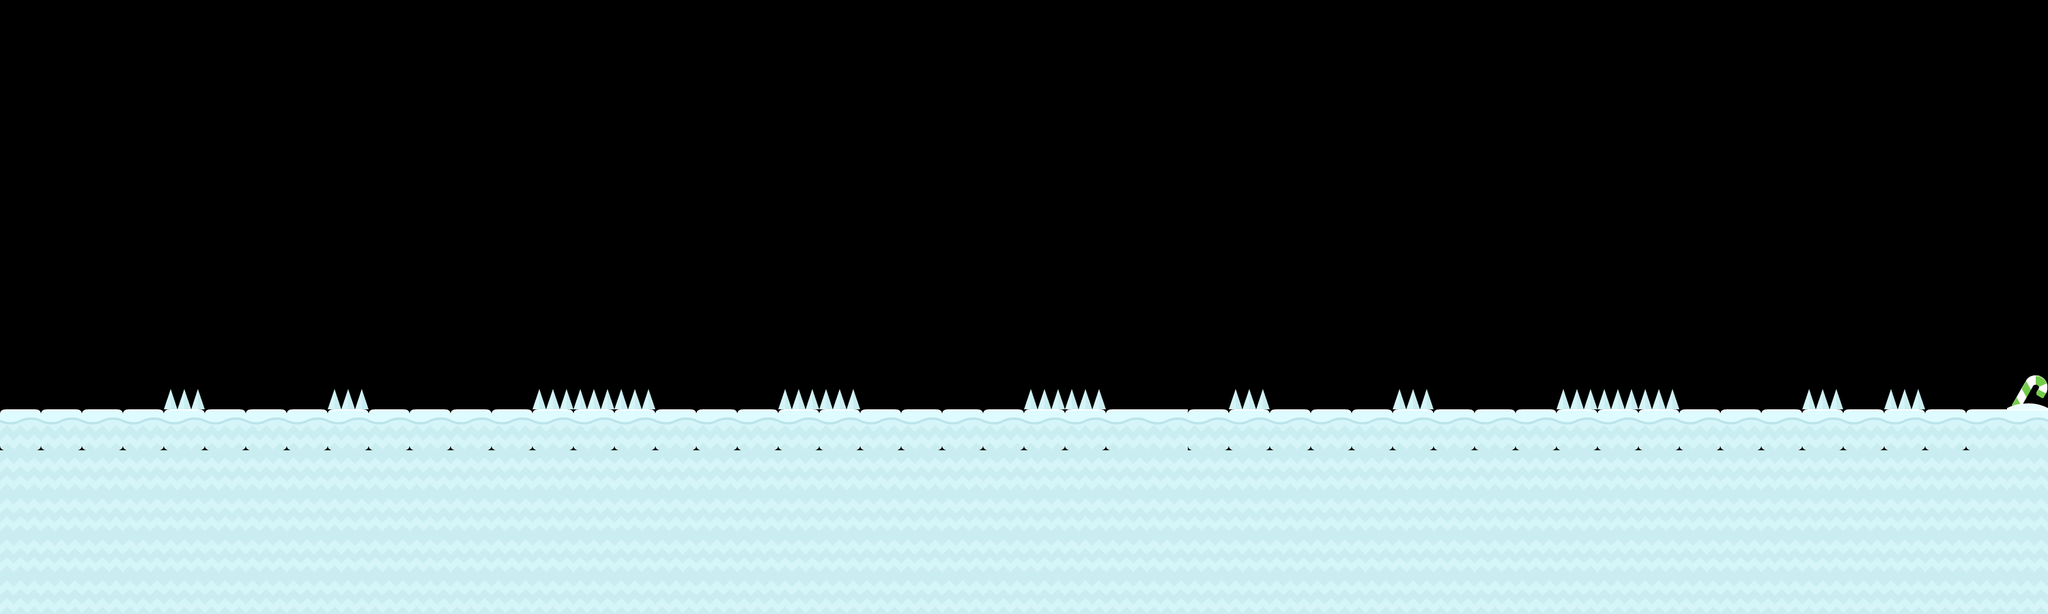

The image is a tile-based game level rendered from a .tmx file. Its description and complete source (layers, tilesets, objects, tile grids) follow:
An orthogonal 50x15 tile map with 70x70 px tiles, 2 tile layers (ground, obstacles) and 29 objects (16x spikes, 8x star-spawn, 2x health, penguin-spawn, snowman, ...).

<map version="1.10" tiledversion="1.10.2" orientation="orthogonal" renderorder="right-down" width="50" height="15" tilewidth="70" tileheight="70" infinite="0" nextlayerid="4" nextobjectid="51">
 <editorsettings>
  <export target="game.json" format="json" />
 </editorsettings>
 <tileset firstgid="1" name="iceworld" tilewidth="70" tileheight="70" tilecount="98" columns="14">
  <image source="sheet.png" width="980" height="490" />
  <tile id="0">
   <properties>
    <property name="collides" type="bool" value="false" />
   </properties>
  </tile>
  <tile id="1">
   <properties>
    <property name="collides" type="bool" value="true" />
   </properties>
  </tile>
  <tile id="2">
   <properties>
    <property name="collides" type="bool" value="true" />
   </properties>
  </tile>
  <tile id="3">
   <properties>
    <property name="collides" type="bool" value="true" />
   </properties>
  </tile>
  <tile id="4">
   <properties>
    <property name="collides" type="bool" value="true" />
   </properties>
  </tile>
  <tile id="5">
   <properties>
    <property name="collides" type="bool" value="true" />
   </properties>
  </tile>
  <tile id="6">
   <properties>
    <property name="collides" type="bool" value="false" />
   </properties>
  </tile>
  <tile id="7">
   <properties>
    <property name="collides" type="bool" value="false" />
   </properties>
  </tile>
  <tile id="8">
   <properties>
    <property name="collides" type="bool" value="true" />
   </properties>
  </tile>
  <tile id="9">
   <properties>
    <property name="collides" type="bool" value="true" />
   </properties>
  </tile>
  <tile id="10">
   <properties>
    <property name="collides" type="bool" value="true" />
   </properties>
  </tile>
  <tile id="11">
   <properties>
    <property name="collides" type="bool" value="true" />
   </properties>
  </tile>
  <tile id="12">
   <properties>
    <property name="collides" type="bool" value="true" />
   </properties>
  </tile>
  <tile id="13">
   <properties>
    <property name="collides" type="bool" value="true" />
   </properties>
  </tile>
  <tile id="14">
   <properties>
    <property name="collides" type="bool" value="false" />
   </properties>
  </tile>
  <tile id="15">
   <properties>
    <property name="collides" type="bool" value="true" />
   </properties>
  </tile>
  <tile id="16">
   <properties>
    <property name="collides" type="bool" value="true" />
   </properties>
  </tile>
  <tile id="17">
   <properties>
    <property name="collides" type="bool" value="true" />
   </properties>
  </tile>
  <tile id="18">
   <properties>
    <property name="collides" type="bool" value="true" />
   </properties>
  </tile>
  <tile id="19">
   <properties>
    <property name="collides" type="bool" value="true" />
   </properties>
  </tile>
  <tile id="20">
   <properties>
    <property name="collides" type="bool" value="true" />
   </properties>
  </tile>
  <tile id="21">
   <properties>
    <property name="collides" type="bool" value="true" />
   </properties>
  </tile>
  <tile id="22">
   <properties>
    <property name="collides" type="bool" value="true" />
   </properties>
  </tile>
  <tile id="23">
   <properties>
    <property name="collides" type="bool" value="true" />
   </properties>
  </tile>
  <tile id="24">
   <properties>
    <property name="collides" type="bool" value="false" />
   </properties>
  </tile>
  <tile id="25">
   <properties>
    <property name="collides" type="bool" value="false" />
   </properties>
  </tile>
  <tile id="26">
   <properties>
    <property name="collides" type="bool" value="false" />
   </properties>
  </tile>
  <tile id="27">
   <properties>
    <property name="collides" type="bool" value="false" />
   </properties>
  </tile>
  <tile id="28">
   <properties>
    <property name="collides" type="bool" value="false" />
   </properties>
  </tile>
  <tile id="29">
   <properties>
    <property name="collides" type="bool" value="false" />
   </properties>
  </tile>
  <tile id="30">
   <properties>
    <property name="collides" type="bool" value="false" />
   </properties>
  </tile>
  <tile id="31">
   <properties>
    <property name="collides" type="bool" value="false" />
   </properties>
  </tile>
  <tile id="32">
   <properties>
    <property name="collides" type="bool" value="false" />
   </properties>
  </tile>
  <tile id="33">
   <properties>
    <property name="collides" type="bool" value="false" />
   </properties>
  </tile>
  <tile id="34">
   <properties>
    <property name="collides" type="bool" value="false" />
   </properties>
  </tile>
  <tile id="35">
   <properties>
    <property name="collides" type="bool" value="false" />
   </properties>
  </tile>
  <tile id="36">
   <properties>
    <property name="collides" type="bool" value="false" />
   </properties>
  </tile>
  <tile id="37">
   <properties>
    <property name="collides" type="bool" value="false" />
   </properties>
  </tile>
  <tile id="38">
   <properties>
    <property name="collides" type="bool" value="false" />
   </properties>
  </tile>
  <tile id="39">
   <properties>
    <property name="collides" type="bool" value="false" />
   </properties>
  </tile>
  <tile id="40">
   <properties>
    <property name="collides" type="bool" value="false" />
   </properties>
  </tile>
  <tile id="41">
   <properties>
    <property name="collides" type="bool" value="false" />
   </properties>
  </tile>
  <tile id="42">
   <properties>
    <property name="collides" type="bool" value="false" />
   </properties>
  </tile>
  <tile id="43">
   <properties>
    <property name="collides" type="bool" value="false" />
   </properties>
  </tile>
  <tile id="44">
   <properties>
    <property name="collides" type="bool" value="false" />
   </properties>
  </tile>
  <tile id="45">
   <properties>
    <property name="collides" type="bool" value="false" />
   </properties>
  </tile>
  <tile id="46">
   <properties>
    <property name="collides" type="bool" value="false" />
   </properties>
  </tile>
  <tile id="47">
   <properties>
    <property name="collides" type="bool" value="false" />
   </properties>
  </tile>
  <tile id="48">
   <properties>
    <property name="collides" type="bool" value="false" />
   </properties>
  </tile>
  <tile id="49">
   <properties>
    <property name="collides" type="bool" value="false" />
   </properties>
  </tile>
  <tile id="50">
   <properties>
    <property name="collides" type="bool" value="false" />
   </properties>
  </tile>
  <tile id="51">
   <properties>
    <property name="collides" type="bool" value="false" />
   </properties>
  </tile>
  <tile id="52">
   <properties>
    <property name="collides" type="bool" value="false" />
   </properties>
  </tile>
  <tile id="53">
   <properties>
    <property name="collides" type="bool" value="false" />
   </properties>
  </tile>
  <tile id="54">
   <properties>
    <property name="collides" type="bool" value="false" />
   </properties>
  </tile>
  <tile id="55">
   <properties>
    <property name="collides" type="bool" value="false" />
   </properties>
  </tile>
  <tile id="56">
   <properties>
    <property name="collides" type="bool" value="false" />
   </properties>
  </tile>
  <tile id="57">
   <properties>
    <property name="collides" type="bool" value="false" />
   </properties>
  </tile>
  <tile id="58">
   <properties>
    <property name="collides" type="bool" value="false" />
   </properties>
  </tile>
  <tile id="59">
   <properties>
    <property name="collides" type="bool" value="false" />
   </properties>
  </tile>
  <tile id="60">
   <properties>
    <property name="collides" type="bool" value="false" />
   </properties>
  </tile>
  <tile id="61">
   <properties>
    <property name="collides" type="bool" value="false" />
   </properties>
  </tile>
  <tile id="62">
   <properties>
    <property name="collides" type="bool" value="false" />
   </properties>
  </tile>
  <tile id="63">
   <properties>
    <property name="collides" type="bool" value="false" />
   </properties>
  </tile>
  <tile id="64">
   <properties>
    <property name="collides" type="bool" value="false" />
   </properties>
  </tile>
  <tile id="65">
   <properties>
    <property name="collides" type="bool" value="false" />
   </properties>
  </tile>
  <tile id="66">
   <properties>
    <property name="collides" type="bool" value="false" />
   </properties>
  </tile>
  <tile id="67">
   <properties>
    <property name="collides" type="bool" value="false" />
   </properties>
  </tile>
  <tile id="68">
   <properties>
    <property name="collides" type="bool" value="false" />
   </properties>
  </tile>
  <tile id="69">
   <properties>
    <property name="collides" type="bool" value="false" />
   </properties>
  </tile>
  <tile id="70">
   <properties>
    <property name="collides" type="bool" value="false" />
   </properties>
  </tile>
  <tile id="71">
   <properties>
    <property name="collides" type="bool" value="false" />
   </properties>
  </tile>
  <tile id="72">
   <properties>
    <property name="collides" type="bool" value="false" />
   </properties>
  </tile>
  <tile id="73">
   <properties>
    <property name="collides" type="bool" value="false" />
   </properties>
  </tile>
  <tile id="74">
   <properties>
    <property name="collides" type="bool" value="false" />
   </properties>
  </tile>
  <tile id="75">
   <properties>
    <property name="collides" type="bool" value="false" />
   </properties>
  </tile>
  <tile id="76">
   <properties>
    <property name="collides" type="bool" value="false" />
   </properties>
  </tile>
  <tile id="77">
   <properties>
    <property name="collides" type="bool" value="false" />
   </properties>
  </tile>
  <tile id="78">
   <properties>
    <property name="collides" type="bool" value="false" />
   </properties>
  </tile>
  <tile id="79">
   <properties>
    <property name="collides" type="bool" value="false" />
   </properties>
  </tile>
  <tile id="80">
   <properties>
    <property name="collides" type="bool" value="false" />
   </properties>
  </tile>
  <tile id="81">
   <properties>
    <property name="collides" type="bool" value="false" />
   </properties>
  </tile>
  <tile id="82">
   <properties>
    <property name="collides" type="bool" value="false" />
   </properties>
  </tile>
  <tile id="83">
   <properties>
    <property name="collides" type="bool" value="false" />
   </properties>
  </tile>
  <tile id="84">
   <properties>
    <property name="collides" type="bool" value="false" />
   </properties>
  </tile>
  <tile id="85">
   <properties>
    <property name="collides" type="bool" value="false" />
   </properties>
  </tile>
  <tile id="86">
   <properties>
    <property name="collides" type="bool" value="false" />
   </properties>
  </tile>
  <tile id="87">
   <properties>
    <property name="collides" type="bool" value="false" />
   </properties>
  </tile>
  <tile id="88">
   <properties>
    <property name="collides" type="bool" value="false" />
   </properties>
  </tile>
  <tile id="89">
   <properties>
    <property name="collides" type="bool" value="false" />
   </properties>
  </tile>
  <tile id="90">
   <properties>
    <property name="collides" type="bool" value="false" />
   </properties>
  </tile>
  <tile id="91">
   <properties>
    <property name="collides" type="bool" value="false" />
   </properties>
  </tile>
  <tile id="92">
   <properties>
    <property name="collides" type="bool" value="false" />
   </properties>
  </tile>
  <tile id="93">
   <properties>
    <property name="collides" type="bool" value="false" />
   </properties>
  </tile>
  <tile id="94">
   <properties>
    <property name="collides" type="bool" value="false" />
   </properties>
  </tile>
  <tile id="95">
   <properties>
    <property name="collides" type="bool" value="false" />
   </properties>
  </tile>
  <tile id="96">
   <properties>
    <property name="collides" type="bool" value="false" />
   </properties>
  </tile>
  <tile id="97">
   <properties>
    <property name="collides" type="bool" value="false" />
   </properties>
  </tile>
 </tileset>
 <layer id="1" name="ground" width="50" height="15">
  <properties>
   <property name="collides" type="bool" value="true" />
  </properties>
  <data encoding="csv">
0,0,0,0,0,0,0,0,0,0,0,0,0,0,0,0,0,0,0,0,0,0,0,0,0,0,0,0,0,0,0,0,0,0,0,0,0,0,0,0,0,0,0,0,0,0,0,0,0,0,
0,0,0,0,0,0,0,0,0,0,0,0,0,0,0,0,0,0,0,0,0,0,0,0,0,0,0,0,0,0,0,0,0,0,0,0,0,0,0,0,0,0,0,0,0,0,0,0,0,0,
0,0,0,0,0,0,0,0,0,0,0,0,0,0,0,0,0,0,0,0,0,0,0,0,0,0,0,0,0,0,0,0,0,0,0,0,0,0,0,0,0,0,0,0,0,0,0,0,0,0,
0,0,0,0,0,0,0,0,0,0,0,0,0,0,0,0,0,0,0,0,0,0,0,0,0,0,0,0,0,0,0,0,0,0,0,0,0,0,0,0,0,0,0,0,0,0,0,0,0,0,
0,0,0,0,0,0,0,0,0,0,0,0,0,0,0,0,0,0,0,0,0,0,0,0,0,0,0,0,0,0,0,0,0,0,0,0,0,0,0,0,0,0,0,0,0,0,0,0,0,0,
0,0,0,0,0,0,0,0,0,0,0,0,0,0,0,0,0,0,0,0,0,0,0,0,0,0,0,0,0,0,0,0,0,0,0,0,0,0,0,0,0,0,0,0,0,0,0,0,0,0,
0,0,0,0,0,0,0,0,0,0,0,0,0,0,0,0,0,0,0,0,0,0,0,0,0,0,0,0,0,0,0,0,0,0,0,0,0,0,0,0,0,0,0,0,0,0,0,0,0,0,
0,0,0,0,0,0,0,0,0,0,0,0,0,0,0,0,0,0,0,0,0,0,0,0,0,0,0,0,0,0,0,0,0,0,0,0,0,0,0,0,0,0,0,0,0,0,0,0,0,0,
0,0,0,0,0,0,0,0,0,0,0,0,0,0,0,0,0,0,0,0,0,0,0,0,0,0,0,0,0,0,0,0,0,0,0,0,0,0,0,0,0,0,0,0,0,0,0,0,0,0,
0,0,0,0,0,0,0,0,0,0,0,0,0,0,0,0,0,0,0,0,0,0,0,0,0,0,0,0,0,0,0,0,0,0,0,0,0,0,0,0,0,0,0,0,0,0,0,0,0,70,
2,2,2,2,2,2,2,2,2,2,2,2,2,2,2,2,2,2,2,2,2,2,2,2,2,2,2,3,4,2,2,2,2,2,2,2,2,2,2,2,2,2,2,2,2,2,2,2,3,4,
17,17,17,17,17,17,17,17,17,17,17,17,17,17,17,17,17,17,17,17,17,17,17,17,17,17,17,17,17,17,17,17,17,17,17,17,17,17,17,17,17,17,17,17,17,17,17,17,17,17,
17,17,17,17,17,17,17,17,17,17,17,17,17,17,17,17,17,17,17,17,17,17,17,17,17,17,17,17,17,17,17,17,17,17,17,17,17,17,17,17,17,17,17,17,17,17,17,17,17,17,
17,17,17,17,17,17,17,17,17,17,17,17,17,17,17,17,17,17,17,17,17,17,17,17,17,17,17,17,17,17,17,17,17,17,17,17,17,17,17,17,17,17,17,17,17,17,17,17,17,17,
17,17,17,17,17,17,17,17,17,17,17,17,17,17,17,17,17,17,17,17,17,17,17,17,17,17,17,17,17,17,17,17,17,17,17,17,17,17,17,17,17,17,17,17,17,17,17,17,17,17
</data>
 </layer>
 <objectgroup id="2" name="objects">
  <object id="6" name="penguin-spawn" x="-1.33333" y="629.333" width="72" height="70.6667" />
  <object id="8" name="star-spawn" x="213.333" y="560" width="70.6667" height="69.3333" />
  <object id="10" name="star-spawn" x="418.667" y="628" width="70.6667" height="70.6667" />
  <object id="12" name="star-spawn" x="628.667" y="555.333" width="70.6667" height="70.6667" />
  <object id="13" name="star-spawn" x="980.667" y="508.667" width="70.6667" height="70.6667" />
  <object id="14" name="star-spawn" x="1536.67" y="628.667" width="70.6667" height="70.6667" />
  <object id="16" name="star-spawn" x="2306" y="631.333" width="70.6667" height="70.6667" />
  <object id="17" name="star-spawn" x="2910" y="551.333" width="70.6667" height="70.6667" />
  <object id="18" name="star-spawn" x="3352.67" y="558" width="70.6667" height="70.6667" />
  <object id="23" name="spikes" x="281.333" y="661.333" width="68" height="37.3333" />
  <object id="27" name="spikes" x="560.667" y="662" width="68" height="37.3333" />
  <object id="28" name="spikes" x="908.667" y="662.667" width="68" height="37.3333" />
  <object id="29" name="spikes" x="979.333" y="661.333" width="68" height="37.3333" />
  <object id="30" name="spikes" x="1050.33" y="663.333" width="68" height="37.3333" />
  <object id="31" name="spikes" x="1330" y="662.667" width="68" height="37.3333" />
  <object id="32" name="spikes" x="1402" y="662.667" width="68" height="37.3333" />
  <object id="33" name="spikes" x="1748.67" y="657.333" width="68" height="37.3333" />
  <object id="34" name="spikes" x="1820.67" y="660.667" width="68" height="37.3333" />
  <object id="35" name="spikes" x="2100.67" y="662.667" width="68" height="37.3333" />
  <object id="36" name="spikes" x="2380.67" y="665.333" width="68" height="37.3333" />
  <object id="37" name="spikes" x="2661" y="664.333" width="68" height="37.3333" />
  <object id="38" name="spikes" x="2732.67" y="664" width="68" height="37.3333" />
  <object id="40" name="spikes" x="2802" y="664.667" width="68" height="37.3333" />
  <object id="41" name="spikes" x="3079.33" y="660.333" width="68" height="37.3333" />
  <object id="42" name="spikes" x="3220.33" y="663.333" width="68" height="37.3333" />
  <object id="43" name="health" x="1958.67" y="486.667" width="74.6667" height="81.3333" />
  <object id="45" name="health" x="349.333" y="488" width="72" height="76" />
  <object id="47" name="snowman" x="1676" y="625.333" width="70.6667" height="73.3333" />
  <object id="48" name="game-win" x="3429.33" y="628" width="69.3333" height="69.3333" />
 </objectgroup>
 <layer id="3" name="obstacles" width="50" height="15">
  <data encoding="csv">
0,0,0,0,0,0,0,0,0,0,0,0,0,0,0,0,0,0,0,0,0,0,0,0,0,0,0,0,0,0,0,0,0,0,0,0,0,0,0,0,0,0,0,0,0,0,0,0,0,0,
0,0,0,0,0,0,0,0,0,0,0,0,0,0,0,0,0,0,0,0,0,0,0,0,0,0,0,0,0,0,0,0,0,0,0,0,0,0,0,0,0,0,0,0,0,0,0,0,0,0,
0,0,0,0,0,0,0,0,0,0,0,0,0,0,0,0,0,0,0,0,0,0,0,0,0,0,0,0,0,0,0,0,0,0,0,0,0,0,0,0,0,0,0,0,0,0,0,0,0,0,
0,0,0,0,0,0,0,0,0,0,0,0,0,0,0,0,0,0,0,0,0,0,0,0,0,0,0,0,0,0,0,0,0,0,0,0,0,0,0,0,0,0,0,0,0,0,0,0,0,0,
0,0,0,0,0,0,0,0,0,0,0,0,0,0,0,0,0,0,0,0,0,0,0,0,0,0,0,0,0,0,0,0,0,0,0,0,0,0,0,0,0,0,0,0,0,0,0,0,0,0,
0,0,0,0,0,0,0,0,0,0,0,0,0,0,0,0,0,0,0,0,0,0,0,0,0,0,0,0,0,0,0,0,0,0,0,0,0,0,0,0,0,0,0,0,0,0,0,0,0,0,
0,0,0,0,0,0,0,0,0,0,0,0,0,0,0,0,0,0,0,0,0,0,0,0,0,0,0,0,0,0,0,0,0,0,0,0,0,0,0,0,0,0,0,0,0,0,0,0,0,0,
0,0,0,0,0,0,0,0,0,0,0,0,0,0,0,0,0,0,0,0,0,0,0,0,0,0,0,0,0,0,0,0,0,0,0,0,0,0,0,0,0,0,0,0,0,0,0,0,0,0,
0,0,0,0,0,0,0,0,0,0,0,0,0,0,0,0,0,0,0,0,0,0,0,0,0,0,0,0,0,0,0,0,0,0,0,0,0,0,0,0,0,0,0,0,0,0,0,0,0,0,
0,0,0,0,46,0,0,0,46,0,0,0,0,46,46,46,0,0,0,46,46,0,0,0,0,46,46,0,0,0,46,0,0,0,46,0,0,0,46,46,46,0,0,0,46,0,46,0,0,0,
0,0,0,0,0,0,0,0,0,0,0,0,0,0,0,0,0,0,0,0,0,0,0,0,0,0,0,0,0,0,0,0,0,0,0,0,0,0,0,0,0,0,0,0,0,0,0,0,0,0,
0,0,0,0,0,0,0,0,0,0,0,0,0,0,0,0,0,0,0,0,0,0,0,0,0,0,0,0,0,0,0,0,0,0,0,0,0,0,0,0,0,0,0,0,0,0,0,0,0,0,
0,0,0,0,0,0,0,0,0,0,0,0,0,0,0,0,0,0,0,0,0,0,0,0,0,0,0,0,0,0,0,0,0,0,0,0,0,0,0,0,0,0,0,0,0,0,0,0,0,0,
0,0,0,0,0,0,0,0,0,0,0,0,0,0,0,0,0,0,0,0,0,0,0,0,0,0,0,0,0,0,0,0,0,0,0,0,0,0,0,0,0,0,0,0,0,0,0,0,0,0,
0,0,0,0,0,0,0,0,0,0,0,0,0,0,0,0,0,0,0,0,0,0,0,0,0,0,0,0,0,0,0,0,0,0,0,0,0,0,0,0,0,0,0,0,0,0,0,0,0,0
</data>
 </layer>
</map>
